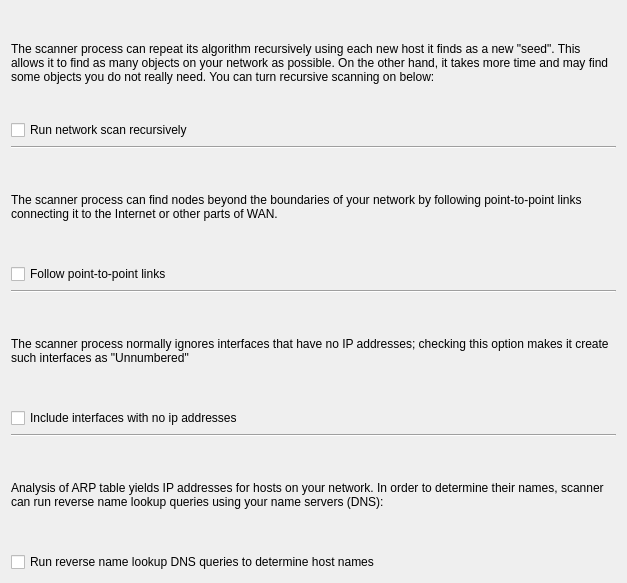
<?xml version="1.0" encoding="UTF-8"?>
<ui version="4.0">
 <class>ND_DiscoveryParametersPage_q</class>
 <widget class="QWizardPage" name="ND_DiscoveryParametersPage_q">
  <property name="geometry">
   <rect>
    <x>0</x>
    <y>0</y>
    <width>627</width>
    <height>583</height>
   </rect>
  </property>
  <property name="windowTitle">
   <string>WizardPage</string>
  </property>
  <layout class="QGridLayout" name="gridLayout">
   <item row="0" column="0">
    <widget class="QLabel" name="textLabel7">
     <property name="text">
      <string>The scanner process can repeat its algorithm recursively using each new host it finds as a new &quot;seed&quot;. This allows it to find as many objects on your network as possible. On the other hand, it takes more time and may find some objects you do not really need. You can turn recursive scanning on below:</string>
     </property>
     <property name="alignment">
      <set>Qt::AlignVCenter</set>
     </property>
     <property name="wordWrap">
      <bool>true</bool>
     </property>
    </widget>
   </item>
   <item row="1" column="0">
    <widget class="QCheckBox" name="snmprecursive">
     <property name="text">
      <string>Run network scan recursively</string>
     </property>
    </widget>
   </item>
   <item row="2" column="0">
    <widget class="Line" name="line1">
     <property name="frameShape">
      <enum>QFrame::HLine</enum>
     </property>
     <property name="frameShadow">
      <enum>QFrame::Sunken</enum>
     </property>
     <property name="orientation">
      <enum>Qt::Horizontal</enum>
     </property>
    </widget>
   </item>
   <item row="3" column="0">
    <widget class="QLabel" name="textLabel8">
     <property name="text">
      <string>The scanner process can find nodes beyond the boundaries of your network by following point-to-point links connecting it to the Internet or other parts of WAN.</string>
     </property>
     <property name="alignment">
      <set>Qt::AlignVCenter</set>
     </property>
     <property name="wordWrap">
      <bool>true</bool>
     </property>
    </widget>
   </item>
   <item row="4" column="0">
    <widget class="QCheckBox" name="snmpfollowp2p">
     <property name="text">
      <string>Follow point-to-point links</string>
     </property>
    </widget>
   </item>
   <item row="5" column="0">
    <widget class="Line" name="line2">
     <property name="frameShape">
      <enum>QFrame::HLine</enum>
     </property>
     <property name="frameShadow">
      <enum>QFrame::Sunken</enum>
     </property>
     <property name="orientation">
      <enum>Qt::Horizontal</enum>
     </property>
    </widget>
   </item>
   <item row="6" column="0">
    <widget class="QLabel" name="textLabel9">
     <property name="text">
      <string>The scanner process normally ignores interfaces that have no IP addresses; checking this option makes it create such interfaces as &quot;Unnumbered&quot;</string>
     </property>
     <property name="alignment">
      <set>Qt::AlignVCenter</set>
     </property>
     <property name="wordWrap">
      <bool>true</bool>
     </property>
    </widget>
   </item>
   <item row="7" column="0">
    <widget class="QCheckBox" name="snmpincludeunnumbered">
     <property name="text">
      <string>Include interfaces with no ip addresses</string>
     </property>
    </widget>
   </item>
   <item row="8" column="0">
    <widget class="Line" name="line3">
     <property name="frameShape">
      <enum>QFrame::HLine</enum>
     </property>
     <property name="frameShadow">
      <enum>QFrame::Sunken</enum>
     </property>
     <property name="orientation">
      <enum>Qt::Horizontal</enum>
     </property>
    </widget>
   </item>
   <item row="9" column="0">
    <widget class="QLabel" name="textLabel10">
     <property name="text">
      <string>Analysis of ARP table yields IP addresses for hosts on your network. In order to determine their names, scanner can run reverse name lookup queries using your name servers (DNS):</string>
     </property>
     <property name="alignment">
      <set>Qt::AlignVCenter</set>
     </property>
     <property name="wordWrap">
      <bool>true</bool>
     </property>
    </widget>
   </item>
   <item row="10" column="0">
    <widget class="QCheckBox" name="snmpdodns">
     <property name="text">
      <string>Run reverse name lookup DNS queries to determine host names</string>
     </property>
     <property name="checked">
      <bool>false</bool>
     </property>
    </widget>
   </item>
  </layout>
 </widget>
 <resources/>
 <connections/>
</ui>
